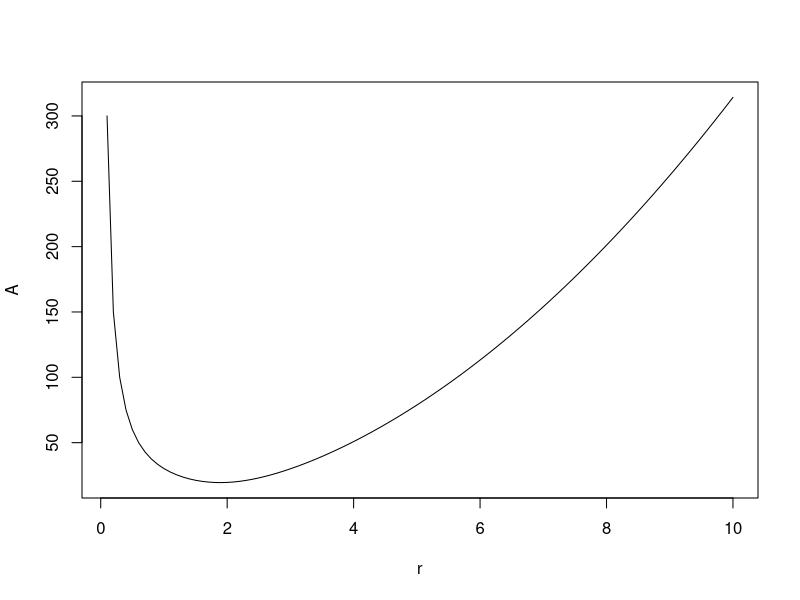

Source code (R):
#1)
blow = read.table("blowfly.txt", header = T)

attach(blow)

unique(flies)

length(unique(flies))

#353 numbers are unique since the first row isn't a number.

#2) 
p = 10000
t = 0
i = 0 
while(p < 1000000)
{
  p = p + p*0.06
  p = p + 10000
  t = t + 1
}
t

#3)
country = read.table("country.txt", header = T)
attach(country)
as.vector(Country[grep("^.{3}c",as.character(Country))])

#4)
area = function(r,V)
{ 
h = (3*V)/(r^2*pi)
A = pi*r*(sqrt(r^2 + h^2))
return(A)
}

V = 10
r = seq(0.1,10,0.1)
A = area(r,V)

plot(r,A,type = 'l')
which(A == min(A))
r[19]

#5)
fact = function(x)
{
  f = 1
  if (x<2) return (1)
  for (i in 2:x)
  {
    f = f*i
  }
  f
}
sapply(0:10,fact)

#6)
cellsT = read.table("cells.txt", header = T)
temp = read.table("temp.txt", header = T)

attach(cellsT)
attach(temp)

#a)
lapply(cellsT,typeof)
lapply(temp,typeof)

#b)
cell = read.table("cells.txt", header= T)
names(cell)[1] = "Cells"
names(cell)[2] = "Smoker"
names(cell)[3] = "Smoker's Age"
names(cell)[4] = "Smoker's Gender"
names(cell)[3] = "Smoker's Weight"

temperature = read.table("temp.txt", header = T)
names(temperature)[1] = "Temperature"
names(temperature)[3] = "City Population"
names(temperature)[6] = "Wet Days"

#c)
write.table(temperature)
write.table(cell)

